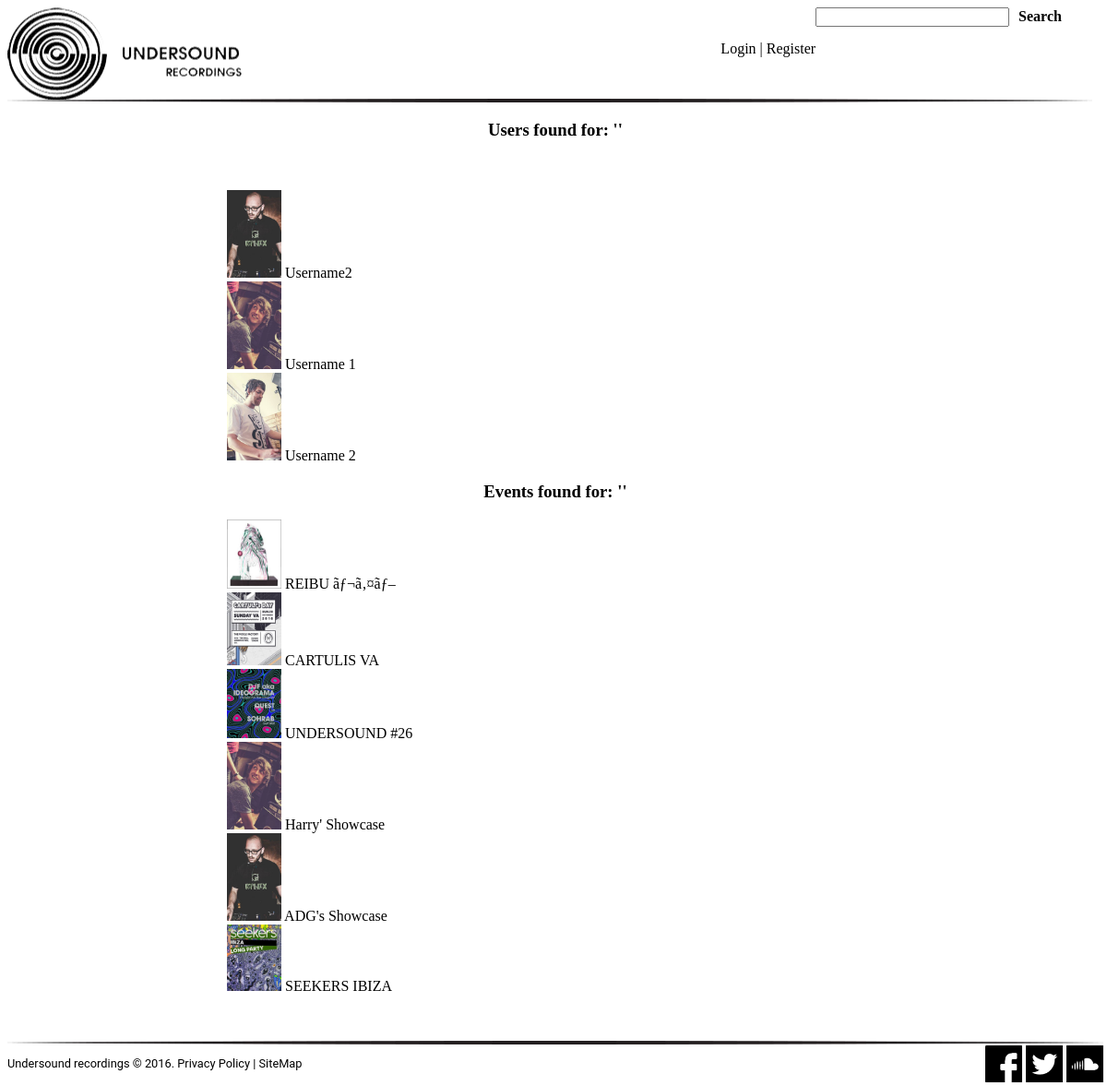
Screenshot of /search.php with the database file from the repository.
### tables this page shows
CREATE TABLE `user` (
  `user_id` int(10) NOT NULL,
  `firstname` varchar(100) NOT NULL,
  `lastname` varchar(100) NOT NULL,
  `password` varchar(200) NOT NULL,
  `email` varchar(100) NOT NULL,
  `username` varchar(100) NOT NULL,
  `profilepic` varchar(50) DEFAULT 'assets/default_profile_image.png',
  `status` varchar(10) DEFAULT NULL,
  `banned` varchar(3) DEFAULT 'NO',
  `activation` varchar(40) DEFAULT NULL
);

CREATE TABLE `post` (
  `post_id` int(10) NOT NULL,
  `user_id` int(10) NOT NULL,
  `title` varchar(100) NOT NULL,
  `postpic` varchar(100) NOT NULL,
  `content` varchar(10000) NOT NULL,
  `day` varchar(10) DEFAULT NULL,
  `venue` varchar(100) DEFAULT NULL,
  `lineup` varchar(100) DEFAULT NULL
);

### search.php (called while the page is built)
<?php
include_once('header.php');
include_once('dbCon.php');
include_once('PHP_Process/search_result_process.php');
include_once('footer.php');
?>

### PHP_Process/search_result_process.php (the view, shortened to what this page needs)
<?php
 echo "<h3 style='text-align:center'> Users found for: '$search'  </h3><br><br>";
        $sql = "select * from user where username LIKE '%{$search}%' ";
        $result = mysqli_query($conn, $sql);
        if(mysqli_num_rows($result) > 0){
                while($row = mysqli_fetch_assoc($result)){
                        $username = $row['username'];
                        $profile_pic = $row['profilepic'];
                        echo "<div>
                        <img src='$profile_pic' style = 'width : 5%; margin-left:20%;'> $username";
                }
        }else{
                echo "<p style='text-align:center'>No users found for '$search'</p>";
        }
 echo "<h3 style='text-align:center'> Events found for: '$search'  </h3>";
        $sql = "select * from post where title LIKE '%{$search}%' ";
        $result = mysqli_query($conn, $sql);
        if(mysqli_num_rows($result) > 0){
                while($row = mysqli_fetch_assoc($result)){
                        $title = $row['title'];
                        $post_id = $row['post_id'];
                        $postpic = $row['postpic'];
                        echo "<div>
                       <a href='blog_post.php?post_id=$post_id style='margin-left:10%';> <img src='$postpic' style = 'width : 5%; margin-left:20%;'>  $title </a></div>";
                }
        }else{
                echo "<p style='text-align:center'>No events found for '$search'</p>";
        }
?>

### CSS/style.css (style rules this page uses)
body { font-family: "ITC bold"; width: 99%; }
a { text-decoration: none; color: black; }

### rows the page displays
user: profilepic (picture), username "Username2"
user: profilepic (picture), username "Username 1"
user: profilepic (picture), username "Username 2"
post: postpic (picture), title "REIBU ãƒ¬ã‚¤ãƒ–"
post: postpic (picture), title "CARTULIS VA"
post: postpic (picture), title "UNDERSOUND #26"
post: postpic (picture), title "Harry' Showcase"
post: postpic (picture), title "ADG's Showcase"
post: postpic (picture), title "SEEKERS IBIZA"
